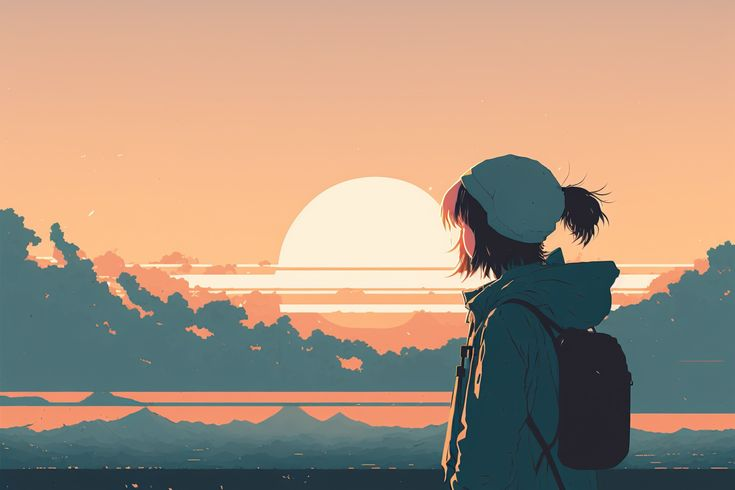
#> input picture Open_CV/resources/images/img4.jpg, 735 x 490 px
$ python 3_gray_image.py
#> lines starting #> are read from the running program, lines starting #| are printed output that depends on the picture
# color to grey image
import cv2
img = cv2.imread("../resources/images/img4.jpg")
#> img is the input picture: shape (490, 735, 3); mean B, G, R 127.4, 147.3, 169.9
gray_img = cv2.cvtColor(img,cv2.COLOR_BGR2GRAY)
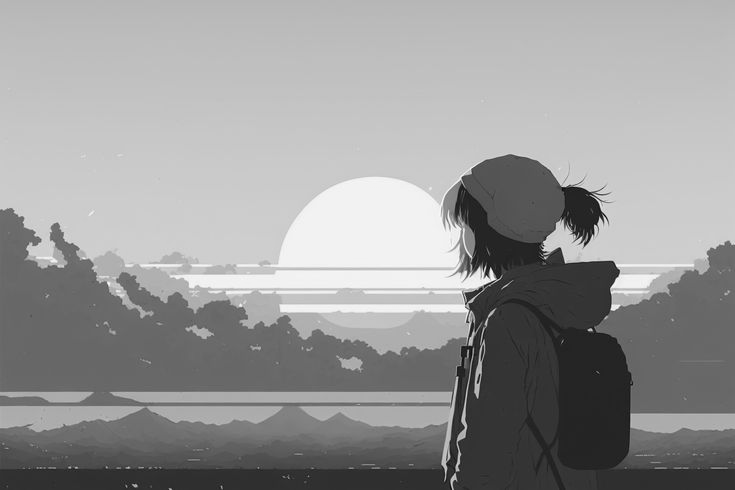
#> gray_img: shape (490, 735); min 7, max 252, mean 151.8

#cv2.imshow("Color Image", img)
cv2.imshow("Gray Image", gray_img)
cv2.waitKey(0)
cv2.destroyAllWindows()

$ run again, with Open_CV/resources/images/img1.jpg copied over Open_CV/resources/images/img4.jpg
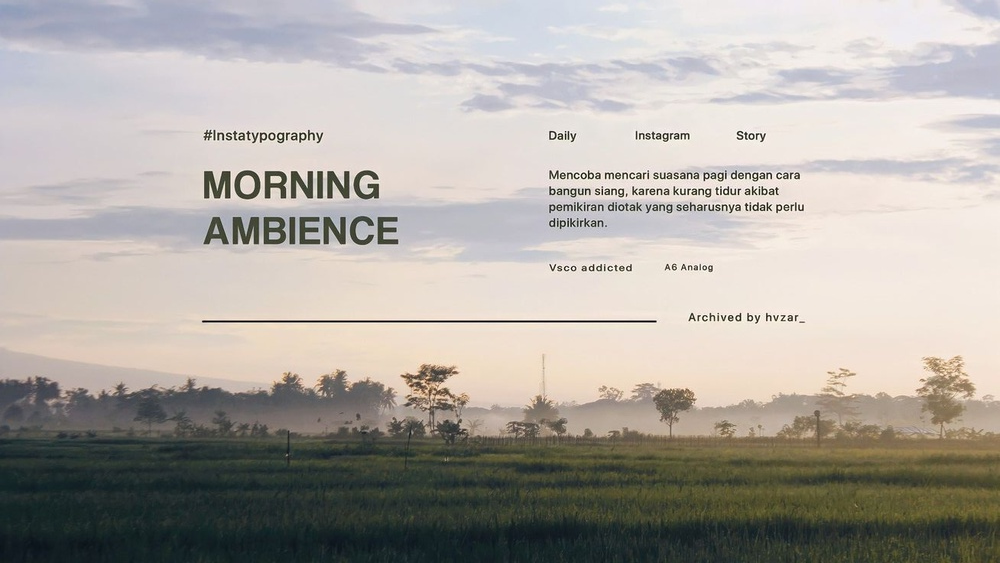
#> input picture Open_CV/resources/images/img1.jpg, 1000 x 563 px, shrunk from 1308 x 736 before the run
#> img is the input picture: shape (563, 1000, 3); mean B, G, R 163.1, 169.1, 174.3
#> `gray_img = cv2.cvtColor(img,cv2.COLOR_BGR2GRAY)`:
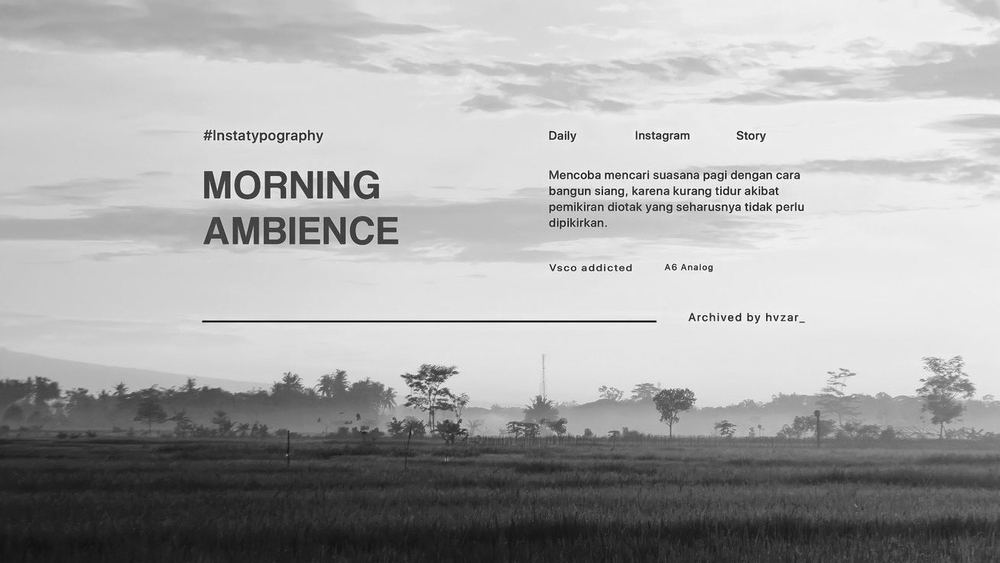
#> gray_img: shape (563, 1000); min 1, max 255, mean 170

$ run again, with Open_CV/resources/images/img2.jpg copied over Open_CV/resources/images/img4.jpg
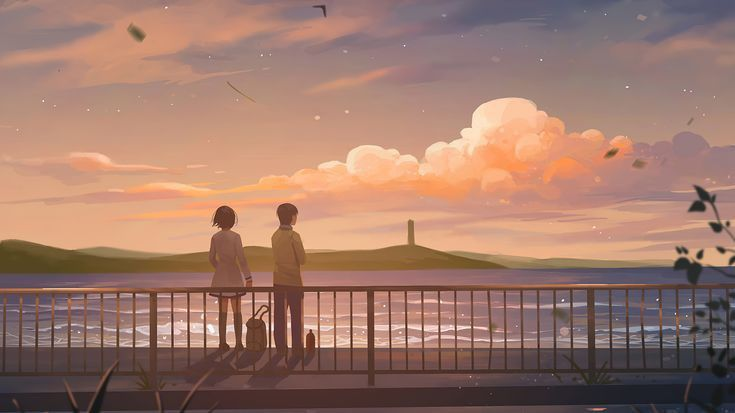
#> input picture Open_CV/resources/images/img2.jpg, 735 x 413 px
#> img is the input picture: shape (413, 735, 3); mean B, G, R 107.4, 121.6, 158.9
#> `gray_img = cv2.cvtColor(img,cv2.COLOR_BGR2GRAY)`:
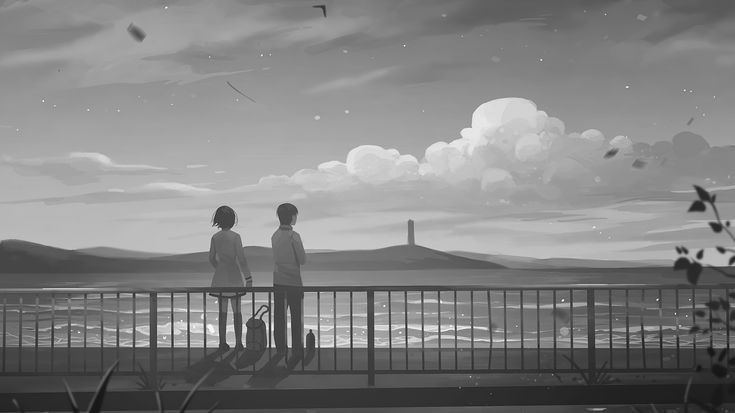
#> gray_img: shape (413, 735); min 17, max 253, mean 131.1

$ run again, with Open_CV/resources/images/img3.jpg copied over Open_CV/resources/images/img4.jpg
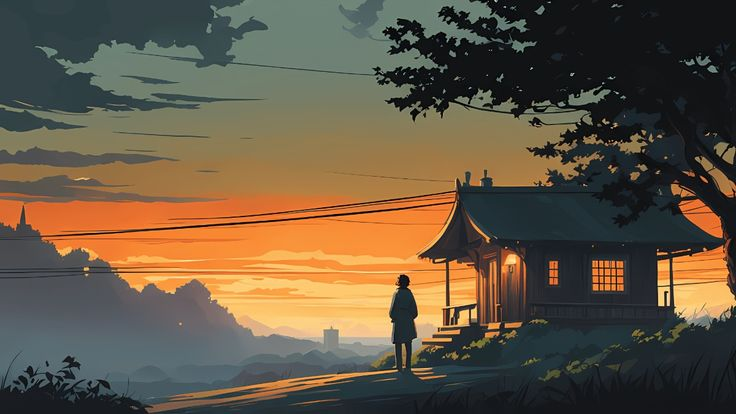
#> input picture Open_CV/resources/images/img3.jpg, 736 x 414 px
#> img is the input picture: shape (414, 736, 3); mean B, G, R 67.5, 86.9, 100.8
#> `gray_img = cv2.cvtColor(img,cv2.COLOR_BGR2GRAY)`:
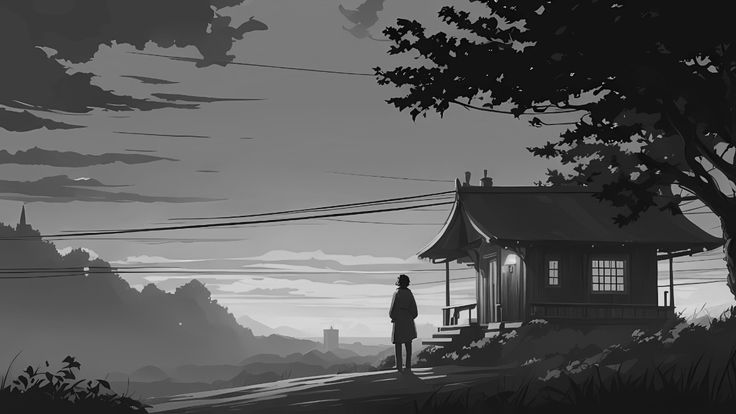
#> gray_img: shape (414, 736); min 0, max 238, mean 88.8
